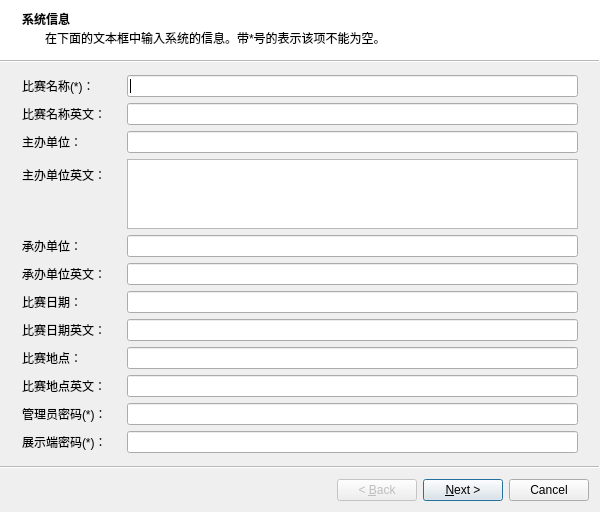
<?xml version="1.0" encoding="UTF-8"?>
<ui version="4.0">
 <class>InitWizard</class>
 <widget class="QWizard" name="InitWizard">
  <property name="windowModality">
   <enum>Qt::ApplicationModal</enum>
  </property>
  <property name="geometry">
   <rect>
    <x>0</x>
    <y>0</y>
    <width>600</width>
    <height>461</height>
   </rect>
  </property>
  <property name="windowTitle">
   <string>打分系统初始化向导</string>
  </property>
  <property name="modal">
   <bool>true</bool>
  </property>
  <property name="wizardStyle">
   <enum>QWizard::AeroStyle</enum>
  </property>
  <widget class="QWizardPage" name="pageConfig">
   <property name="title">
    <string>系统信息</string>
   </property>
   <property name="subTitle">
    <string>在下面的文本框中输入系统的信息。带*号的表示该项不能为空。</string>
   </property>
   <layout class="QFormLayout" name="formLayout_2">
    <property name="fieldGrowthPolicy">
     <enum>QFormLayout::AllNonFixedFieldsGrow</enum>
    </property>
    <property name="horizontalSpacing">
     <number>20</number>
    </property>
    <item row="0" column="0">
     <widget class="QLabel" name="labelSystemName">
      <property name="text">
       <string>比赛名称(*)：</string>
      </property>
     </widget>
    </item>
    <item row="0" column="1">
     <widget class="QLineEdit" name="editSystemName"/>
    </item>
    <item row="1" column="0">
     <widget class="QLabel" name="labelSystemNameE">
      <property name="text">
       <string>比赛名称英文：</string>
      </property>
     </widget>
    </item>
    <item row="1" column="1">
     <widget class="QLineEdit" name="editSystemNameE"/>
    </item>
    <item row="2" column="0">
     <widget class="QLabel" name="labelOrganizers">
      <property name="text">
       <string>主办单位：</string>
      </property>
     </widget>
    </item>
    <item row="2" column="1">
     <widget class="QLineEdit" name="editOrganizers"/>
    </item>
    <item row="3" column="0">
     <widget class="QLabel" name="labelOrganizersE">
      <property name="text">
       <string>主办单位英文：</string>
      </property>
     </widget>
    </item>
    <item row="4" column="0">
     <widget class="QLabel" name="labelContractors">
      <property name="text">
       <string>承办单位：</string>
      </property>
     </widget>
    </item>
    <item row="4" column="1">
     <widget class="QLineEdit" name="editContractors"/>
    </item>
    <item row="5" column="0">
     <widget class="QLabel" name="labelContractorsE">
      <property name="text">
       <string>承办单位英文：</string>
      </property>
     </widget>
    </item>
    <item row="5" column="1">
     <widget class="QLineEdit" name="editContractorsE"/>
    </item>
    <item row="6" column="0">
     <widget class="QLabel" name="labelTime">
      <property name="text">
       <string>比赛日期：</string>
      </property>
     </widget>
    </item>
    <item row="6" column="1">
     <widget class="QLineEdit" name="editTime"/>
    </item>
    <item row="7" column="0">
     <widget class="QLabel" name="labelTimeE">
      <property name="text">
       <string>比赛日期英文：</string>
      </property>
     </widget>
    </item>
    <item row="7" column="1">
     <widget class="QLineEdit" name="editTimeE"/>
    </item>
    <item row="8" column="0">
     <widget class="QLabel" name="labelPlace">
      <property name="text">
       <string>比赛地点：</string>
      </property>
     </widget>
    </item>
    <item row="8" column="1">
     <widget class="QLineEdit" name="editPlace"/>
    </item>
    <item row="9" column="0">
     <widget class="QLabel" name="labelPlaceE">
      <property name="text">
       <string>比赛地点英文：</string>
      </property>
     </widget>
    </item>
    <item row="9" column="1">
     <widget class="QLineEdit" name="editPlaceE"/>
    </item>
    <item row="10" column="0">
     <widget class="QLabel" name="labelAdmin">
      <property name="text">
       <string>管理员密码(*)：</string>
      </property>
     </widget>
    </item>
    <item row="10" column="1">
     <widget class="QLineEdit" name="editAdmin"/>
    </item>
    <item row="11" column="0">
     <widget class="QLabel" name="labelShow">
      <property name="text">
       <string>展示端密码(*)：</string>
      </property>
     </widget>
    </item>
    <item row="11" column="1">
     <widget class="QLineEdit" name="editShow"/>
    </item>
    <item row="3" column="1">
     <widget class="QTextEdit" name="editOrganizersE"/>
    </item>
   </layout>
  </widget>
  <widget class="QWizardPage" name="pageJury">
   <property name="title">
    <string>评委信息</string>
   </property>
   <property name="subTitle">
    <string>在下面的表格中编辑评委信息。至少要有一位评委。</string>
   </property>
   <layout class="QVBoxLayout" name="verticalLayout">
    <item>
     <widget class="QTableWidget" name="tableJury">
      <property name="selectionMode">
       <enum>QAbstractItemView::SingleSelection</enum>
      </property>
      <property name="selectionBehavior">
       <enum>QAbstractItemView::SelectRows</enum>
      </property>
      <column>
       <property name="text">
        <string>登录名</string>
       </property>
      </column>
      <column>
       <property name="text">
        <string>密码</string>
       </property>
      </column>
     </widget>
    </item>
    <item>
     <layout class="QHBoxLayout" name="horizontalLayout">
      <item>
       <spacer name="horizontalSpacer">
        <property name="orientation">
         <enum>Qt::Horizontal</enum>
        </property>
        <property name="sizeHint" stdset="0">
         <size>
          <width>40</width>
          <height>20</height>
         </size>
        </property>
       </spacer>
      </item>
      <item>
       <widget class="QPushButton" name="btnJuryAdd">
        <property name="text">
         <string>添加</string>
        </property>
       </widget>
      </item>
      <item>
       <widget class="QPushButton" name="btnJuryDel">
        <property name="text">
         <string>删除</string>
        </property>
       </widget>
      </item>
     </layout>
    </item>
   </layout>
  </widget>
  <widget class="QWizardPage" name="pagePlayer">
   <property name="title">
    <string>选手信息</string>
   </property>
   <property name="subTitle">
    <string>在下面的表格中输入选手信息。至少要有一位选手。</string>
   </property>
   <layout class="QVBoxLayout" name="verticalLayout_2">
    <item>
     <widget class="QTableWidget" name="tablePlayer">
      <property name="selectionMode">
       <enum>QAbstractItemView::SingleSelection</enum>
      </property>
      <property name="selectionBehavior">
       <enum>QAbstractItemView::SelectRows</enum>
      </property>
      <column>
       <property name="text">
        <string>姓名</string>
       </property>
      </column>
      <column>
       <property name="text">
        <string>演讲题目</string>
       </property>
      </column>
      <column>
       <property name="text">
        <string>场次</string>
       </property>
      </column>
      <column>
       <property name="text">
        <string>序号</string>
       </property>
      </column>
     </widget>
    </item>
    <item>
     <layout class="QHBoxLayout" name="horizontalLayout_2">
      <item>
       <spacer name="horizontalSpacer_2">
        <property name="orientation">
         <enum>Qt::Horizontal</enum>
        </property>
        <property name="sizeHint" stdset="0">
         <size>
          <width>40</width>
          <height>20</height>
         </size>
        </property>
       </spacer>
      </item>
      <item>
       <widget class="QPushButton" name="btnPlayerAdd">
        <property name="text">
         <string>添加</string>
        </property>
       </widget>
      </item>
      <item>
       <widget class="QPushButton" name="btnPlayerDel">
        <property name="text">
         <string>删除</string>
        </property>
       </widget>
      </item>
     </layout>
    </item>
   </layout>
  </widget>
  <widget class="QWizardPage" name="pageLunci">
   <property name="title">
    <string>轮次信息</string>
   </property>
   <property name="subTitle">
    <string>在下面的表格中输入轮次信息，如预赛、决赛等。至少要有一轮。</string>
   </property>
   <layout class="QVBoxLayout" name="verticalLayout_3">
    <item>
     <widget class="QTableWidget" name="tableLunci">
      <property name="selectionMode">
       <enum>QAbstractItemView::SingleSelection</enum>
      </property>
      <property name="selectionBehavior">
       <enum>QAbstractItemView::SelectRows</enum>
      </property>
      <column>
       <property name="text">
        <string>名称</string>
       </property>
      </column>
      <column>
       <property name="text">
        <string>场次数</string>
       </property>
      </column>
      <column>
       <property name="text">
        <string>晋级人数</string>
       </property>
      </column>
      <column>
       <property name="text">
        <string>序号</string>
       </property>
      </column>
     </widget>
    </item>
    <item>
     <layout class="QHBoxLayout" name="horizontalLayout_3">
      <item>
       <spacer name="horizontalSpacer_3">
        <property name="orientation">
         <enum>Qt::Horizontal</enum>
        </property>
        <property name="sizeHint" stdset="0">
         <size>
          <width>40</width>
          <height>20</height>
         </size>
        </property>
       </spacer>
      </item>
      <item>
       <widget class="QPushButton" name="btnLunciAdd">
        <property name="text">
         <string>添加</string>
        </property>
       </widget>
      </item>
      <item>
       <widget class="QPushButton" name="btnLunciDel">
        <property name="text">
         <string>删除</string>
        </property>
       </widget>
      </item>
     </layout>
    </item>
   </layout>
  </widget>
  <widget class="QWizardPage" name="pageHuanjie">
   <property name="title">
    <string>环节信息</string>
   </property>
   <property name="subTitle">
    <string>在下面的表格中输入环节信息，如演讲，提问等。每轮应当有一个及以上的环节。</string>
   </property>
   <layout class="QVBoxLayout" name="verticalLayout_4">
    <item>
     <widget class="QTableWidget" name="tableHuanjie">
      <property name="selectionMode">
       <enum>QAbstractItemView::SingleSelection</enum>
      </property>
      <property name="selectionBehavior">
       <enum>QAbstractItemView::SelectRows</enum>
      </property>
      <column>
       <property name="text">
        <string>名称</string>
       </property>
      </column>
      <column>
       <property name="text">
        <string>所属轮次</string>
       </property>
      </column>
      <column>
       <property name="text">
        <string>比赛时间（秒）</string>
       </property>
      </column>
      <column>
       <property name="text">
        <string>提醒时间（秒）</string>
       </property>
      </column>
      <column>
       <property name="text">
        <string>警告时间（秒）</string>
       </property>
      </column>
      <column>
       <property name="text">
        <string>最小分值</string>
       </property>
      </column>
      <column>
       <property name="text">
        <string>最大分值</string>
       </property>
      </column>
      <column>
       <property name="text">
        <string>序号</string>
       </property>
      </column>
     </widget>
    </item>
    <item>
     <layout class="QHBoxLayout" name="horizontalLayout_4">
      <item>
       <spacer name="horizontalSpacer_4">
        <property name="orientation">
         <enum>Qt::Horizontal</enum>
        </property>
        <property name="sizeHint" stdset="0">
         <size>
          <width>40</width>
          <height>20</height>
         </size>
        </property>
       </spacer>
      </item>
      <item>
       <widget class="QPushButton" name="btnHuanjieAdd">
        <property name="text">
         <string>添加</string>
        </property>
       </widget>
      </item>
      <item>
       <widget class="QPushButton" name="btnHuanjieDel">
        <property name="text">
         <string>删除</string>
        </property>
       </widget>
      </item>
     </layout>
    </item>
   </layout>
  </widget>
 </widget>
 <resources/>
 <connections/>
</ui>
